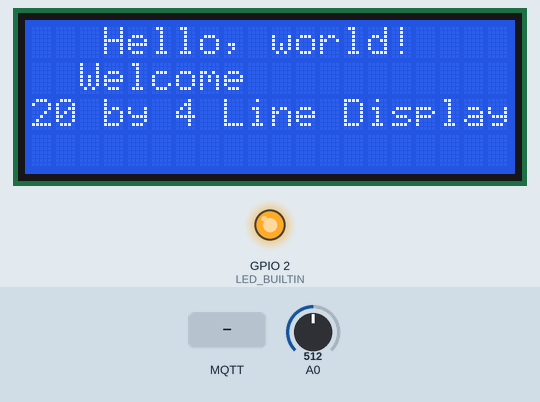
Bench run of a sketch on a simulated ESP8266 (NodeMCU). Shown: 20×4 character LCD, output pins drawn as LEDs (lit = HIGH, except the on-board LED, lit = LOW). The test bench sets the inputs (shaded band); at power-on: A0 = 512. WiFi joins after 1.5 s; servers stay silent unless stated; no MQTT or app messages arrive unless stated; what the sketch prints to the serial monitor is not drawn.

Above: at 3.7 s.
At 16.4 s:
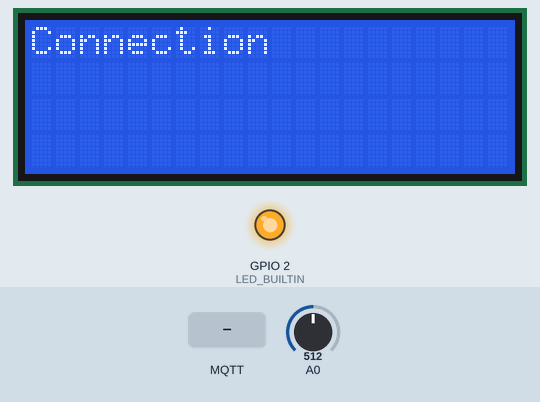
16.5 s: MQTT message "0" arrives on the first subscribed topic
At 17.1 s:
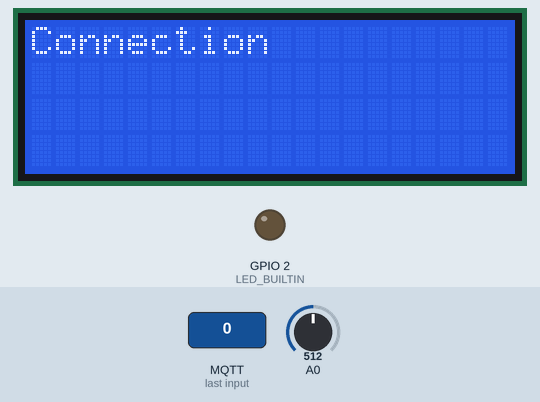
18.0 s: MQTT message "1" arrives on the first subscribed topic
At 18.3 s:
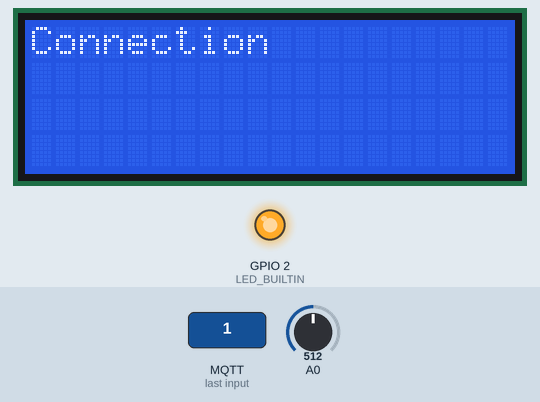
19.5 s: MQTT message "2" arrives on the first subscribed topic
At 20.6 s:
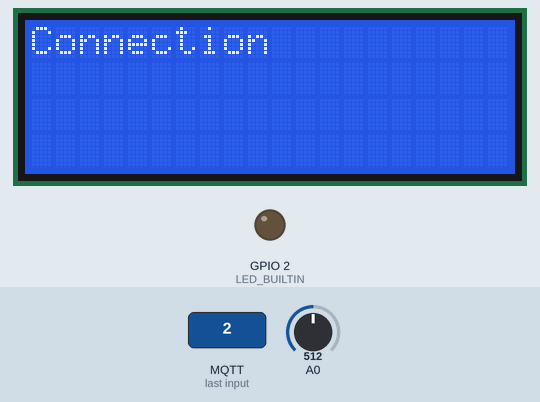
Timing chart, 0 to 22.5 s (numbered marks = the images above; inputs shaded):
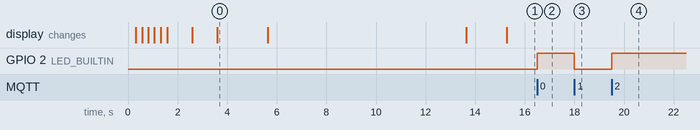

The sketch:

serverConnection.ino
```cpp
#include <ESP8266WiFi.h>
#include <PubSubClient.h> // https://github.com/knolleary/pubsubclient/releases/tag/v2.3
#include <ArduinoJson.h> // https://github.com/bblanchon/ArduinoJson/releases/tag/v5.0.7
#include <Wire.h>
#include <LiquidCrystal_I2C.h> //Imported as an external library, and overwritten by IBM's server after connection.


LiquidCrystal_I2C lcd(0x27, 2, 1, 0, 4, 5, 6, 7, 3, POSITIVE);  // Set the LCD I2C address


//-------- Customise these values -----------
const char* ssid = "IoT2018";
const char* password = "00000000";

#define ORG "4w74cs"
#define DEVICE_TYPE "ESP8266"
#define DEVICE_ID "ESP8266"
#define TOKEN "TWoJP20vJUuUZeZmit"
//-------- Customise the above values --------

char server[] = ORG ".messaging.internetofthings.ibmcloud.com";
char authMethod[] = "use-token-auth";
char token[] = TOKEN;
char clientId[] = "d:" ORG ":" DEVICE_TYPE ":" DEVICE_ID;

const char eventTopic[] = "iot-2/evt/status/fmt/json";
const char cmdTopic[] = "iot-2/cmd/led/fmt/json";


WiFiClient wifiClient;
void callback(char* topic, byte* payload, unsigned int payloadLength) {
  Serial.print("Message arrived [");
  Serial.print(topic);
  Serial.print("] ");
  for (int i = 0; i < payloadLength; i++) {
    Serial.print((char)payload[i]);
  }
  Serial.println();

  // Switch on the LED if an 1 was received as first character
  if (payload[0] == '1') {
    digitalWrite(BUILTIN_LED, LOW);   // Turn the LED on (Note that LOW is the voltage level
    // but actually the LED is on; this is because
    // it is acive low on the ESP-01)
  } else {
    digitalWrite(BUILTIN_LED, HIGH);  // Turn the LED off by making the voltage HIGH
  }

}
PubSubClient client(server, 1883, callback, wifiClient);

int publishInterval = 5000; // 5 seconds//Send adc every 5sc
long lastPublishMillis;

void setup() {
  Serial.begin(9600); Serial.println();
  pinMode(LED_BUILTIN, OUTPUT);

 //LiquidCrystal_I2C lcd(0x27, 2, 1, 0, 4, 5, 6, 7, 3, POSITIVE);  // Set the LCD I2C address
 lcd.begin(20,4);
   for(int i = 0; i< 3; i++)
  {
    lcd.backlight();
    delay(250);
    lcd.noBacklight();
    delay(250);
  }

  lcd.backlight();

   lcd.setCursor(3,0); //Start at character 4 on line 0
  lcd.print("Hello, world!");
  delay(1000);
  lcd.setCursor(2,1);
  lcd.print("Welcome");
  delay(1000);
  lcd.setCursor(0,2);
  lcd.print("20 by 4 Line Display");
  lcd.setCursor(0,3);
  delay(2000);
  lcd.print("Road light software");
  delay(8000);

  lcd.clear();

  wifiConnect();
  mqttConnect();
}

void loop() {
  if (millis() - lastPublishMillis > publishInterval) {
    publishData();
    lastPublishMillis = millis();
  }

  if (!client.loop()) {
    mqttConnect();
  }
}

void wifiConnect() {
  Serial.print("Connecting to "); Serial.print(ssid);
  WiFi.begin(ssid, password);
  while (WiFi.status() != WL_CONNECTED) {
    delay(500);
    Serial.print(".");
  }
  Serial.print("nWiFi connected, IP address: "); Serial.println(WiFi.localIP());

}

void mqttConnect() {
  if (!!!client.connected()) {
    Serial.print("Reconnecting MQTT client to "); Serial.println(server);
    while (!!!client.connect(clientId, authMethod, token)) {
      Serial.print(".");
      delay(500);
    }
    if (client.subscribe(cmdTopic)) {
      Serial.println("subscribe to responses OK");
    } else {
      Serial.println("subscribe to responses FAILED");
    }
    lcd.print("Connection");
  }
}

void publishData() {
  // read the input on analog pin 0:
  int sensorValue = analogRead(A0);

  String payload = "{\"d\":{\"adc\":";
  payload += String(sensorValue, DEC);
  payload += "}}";

  Serial.print("Sending payload: "); Serial.println(payload);

  if (client.publish(eventTopic, (char*) payload.c_str())) {
    Serial.println("Publish OK");
  } else {
    Serial.println("Publish FAILED");
  }
}
```

Measured:
- after the input at 16.5 s, GPIO 2 (LED_BUILTIN): LOW → HIGH at once
- after the input at 18.0 s, GPIO 2 (LED_BUILTIN): HIGH → LOW at once
- after the input at 19.5 s, GPIO 2 (LED_BUILTIN): LOW → HIGH at once
- what the display in image 0 shows lasts 2.0 s, from 3.6 s to 5.6 s
